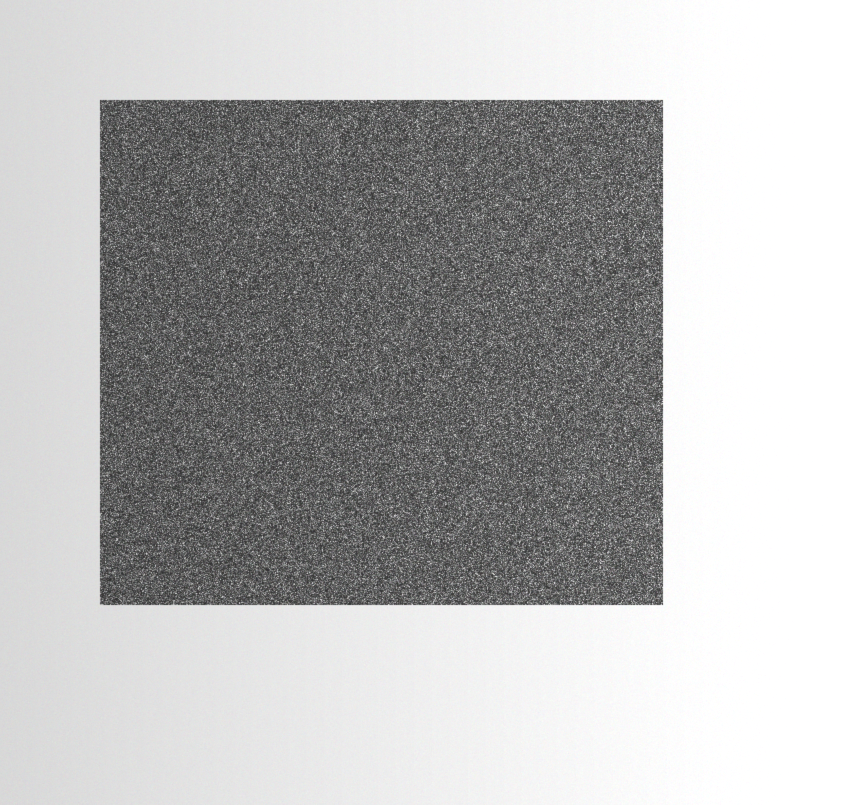
#> input picture benchmark_results/phase1_20250806_152504/datasets/synthetic_image_0000.png, 863 x 805 px
$ python -i benchmark_phase1_performance.py   (imports and definitions only)   (older library calls are emulated)
#> lines starting #> are read from the running program, lines starting #| are printed output that depends on the picture; after the words box and inside, x2 and y2 are one past the last pixel; in counts of white or black regions, pixels touching at a corner belong together
#> further down, picture is the input picture: shape (805, 863, 3); mean B, G, R 182.3, 182.3, 182.3
#!/usr/bin/env python3
"""
Phase 1: Performance Validation - Comprehensive Benchmarking Framework

This script implements comprehensive benchmarking for the ESNF Mat Analyzer to:
1. Test against simulated Rulers2023-style dataset (654 annotated images)
2. Compare with baseline methods (Digits Detection, Mark Frequency)
3. Validate mAPE/cm@768 metric and other performance indicators
4. Generate detailed performance reports

Author: ESNF Mat Analyzer Team
Date: August 2025
"""

import sys
import os
from pathlib import Path
import numpy as np
import cv2
import logging
import time
import json
import csv
from dataclasses import dataclass, asdict
from typing import Dict, List, Tuple, Optional, Any
import matplotlib.pyplot as plt
import seaborn as sns
from datetime import datetime
import pandas as pd

# Add project root to path
project_root = Path(__file__).parent
sys.path.insert(0, str(project_root))

from esnf_mat_analyzer.main import setup_dependencies
from esnf_mat_analyzer.config.config_manager import get_default_config

# Setup logging
# [8 lines not run here, left out]
logger = logging.getLogger(__name__)

@dataclass
class BenchmarkResult:
    """Container for benchmark results"""
    method_name: str
    processing_time: float
    memory_usage: float
    accuracy_metrics: Dict[str, float]
    uniformity_metrics: Dict[str, float]
    success_rate: float
    error_count: int
    dataset_size: int
    timestamp: str

@dataclass
class GroundTruthData:
    """Ground truth data for validation"""
    image_path: str
    ruler_present: bool
    expected_scale: Optional[float]  # pixels per mm
    expected_uniformity: Optional[float]
    mat_region: Optional[Tuple[int, int, int, int]]  # x, y, w, h
    quality_score: float  # 0-1, higher is better quality

class BaselineMethodsImplementation:
    """Implementation of baseline methods for comparison"""

    def __init__(self):
        self.logger = logging.getLogger(f"{__name__}.{self.__class__.__name__}")

    def digits_detection_method(self, image: np.ndarray, roi: Optional[Tuple] = None) -> Dict[str, float]:
        """
        Baseline method: Simple digits/edge detection for scale estimation
        Simulates traditional ruler detection based on digit recognition
        """
        start_time = time.time()

        # Convert to grayscale if needed
        if len(image.shape) == 3:
            gray = cv2.cvtColor(image, cv2.COLOR_BGR2GRAY)
        else:
            gray = image.copy()

        # Apply ROI if specified
        if roi:
            x, y, w, h = roi
            gray = gray[y:y+h, x:x+w]

        # Simple edge detection
        edges = cv2.Canny(gray, 50, 150)
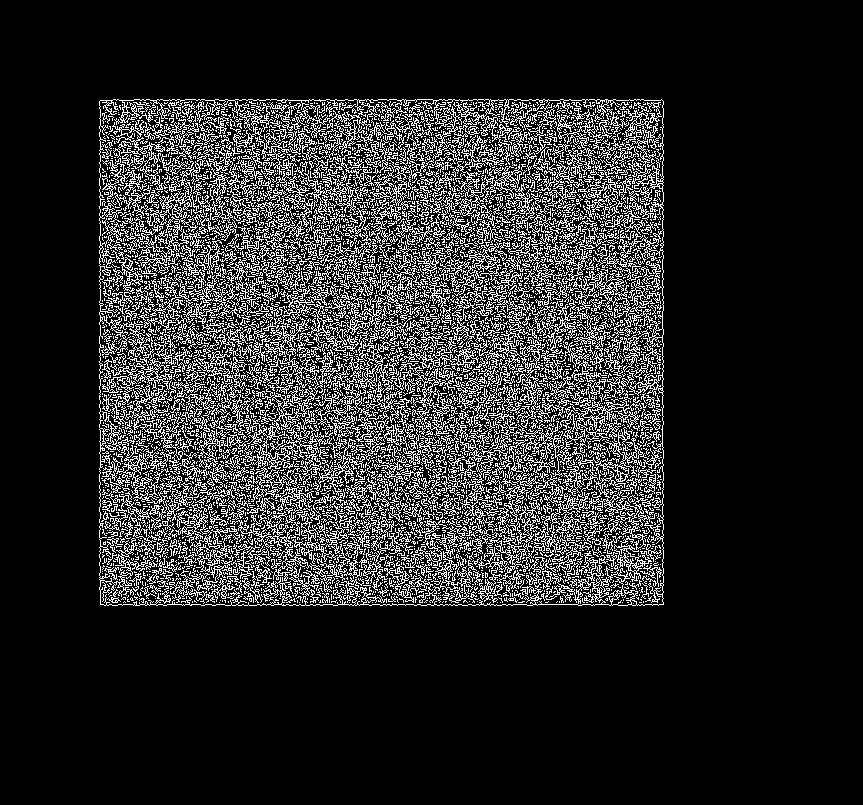
#> edges: shape (805, 863); 15.7% white in thin lines or dots, all inside (x1, y1, x2, y2) = (99, 99, 664, 606)

        # Find horizontal lines (ruler body)
        lines = cv2.HoughLinesP(edges, 1, np.pi/180, threshold=50,
                               minLineLength=100, maxLineGap=10)
#> lines = 662 rows, first 6: [322, 292, 635, 605], [205, 547, 652, 100], [160, 604, 663, 101], [169, 99, 660, 590], [148, 99, 653, 604], [165, 605, 659, 111]

        # Calculate simple metrics
        edge_density = np.sum(edges > 0) / edges.size
#> edge_density = 0.157
        line_count = len(lines) if lines is not None else 0
#> line_count = 662

        # Simple uniformity based on standard deviation
        uniformity = 1.0 / (1.0 + np.std(gray) / np.mean(gray))
#> uniformity = 0.717

        processing_time = time.time() - start_time

        return {
            'scale_estimate': line_count * 0.1,  # Rough estimate
            'uniformity_cv': np.std(gray) / np.mean(gray),
            'edge_density': edge_density,
            'processing_time': processing_time,
            'success': line_count > 0
        }

    # [75 lines left out: functions mark_frequency_method, _find_peaks_simple, _calculate_regularity, not called in this run]

class DatasetGenerator:
    """Generates synthetic datasets mimicking Rulers2023 characteristics"""

    # [232 lines left out: functions __init__, generate_rulers2023_style_dataset, _generate_single_image, _add_ruler_to_image, _add_mat_to_image, _add_realistic_artifacts and 2 more, not called in this run]

class PerformanceBenchmark:
    """Main benchmarking class"""

    # [420 lines left out: functions __init__, run_full_benchmark, _benchmark_esnf_analyzer, _benchmark_baseline_methods, _process_single_image_esnf, _calculate_comparative_metrics and 10 more, not called in this run]

# [2 lines not run here, left out]

>>> import cv2
>>> picture = cv2.imread('../../benchmark_results/phase1_20250806_152504/datasets/synthetic_image_0000.png')
>>> result = BaselineMethodsImplementation().digits_detection_method(picture)
#> result = {'scale_estimate': 66.2, 'uniformity_cv': 0.395, 'edge_density': 0.157, 'processing_time': 0.156, 'success': True}

$ run again, on benchmark_results/phase1_20250806_152504/datasets/synthetic_image_0004.png
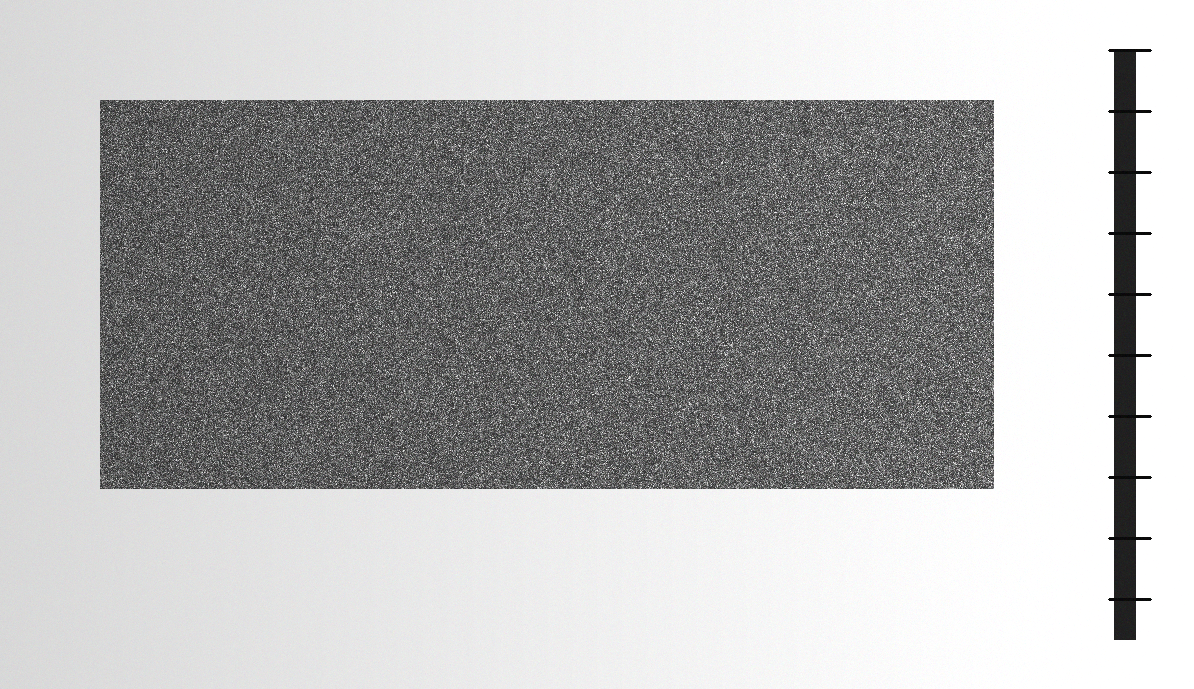
#> input picture benchmark_results/phase1_20250806_152504/datasets/synthetic_image_0004.png, 1194 x 689 px
#> picture is the input picture: shape (689, 1194, 3); mean B, G, R 176.5, 176.6, 176.5
#> in digits_detection_method, `edges = cv2.Canny(gray, 50, 150)`:
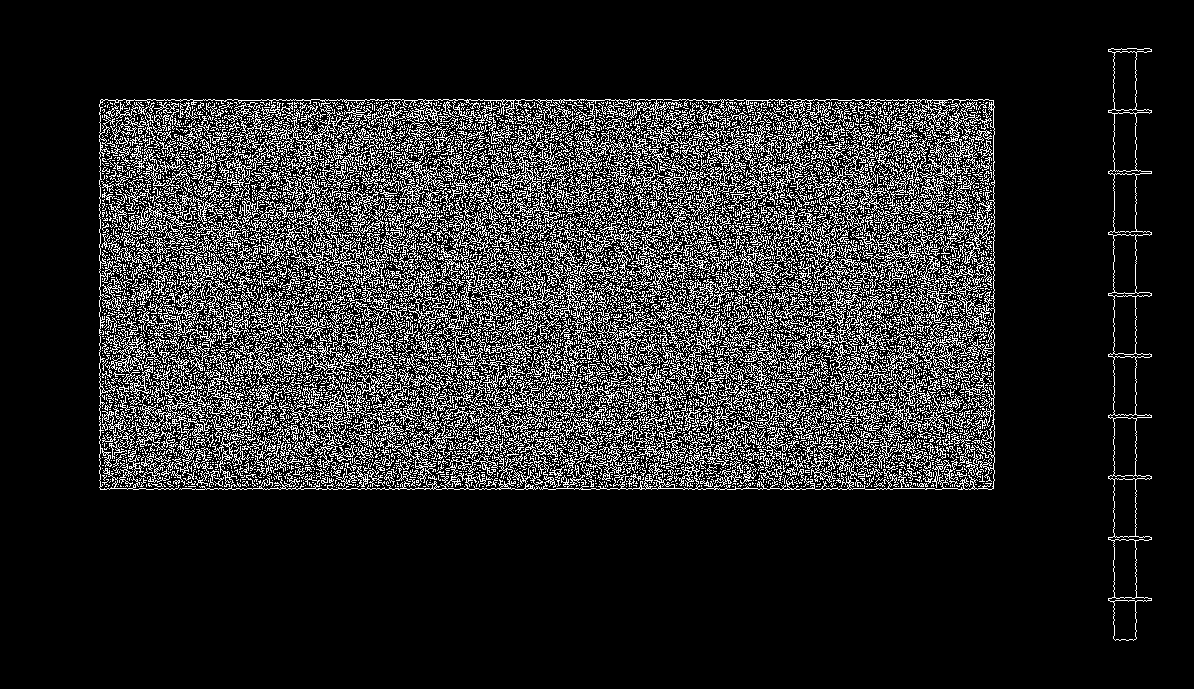
#> edges: shape (689, 1194); 16% white in thin lines or dots, all inside (x1, y1, x2, y2) = (99, 48, 1152, 641)
#> lines = 652 rows, first 6: [100, 100, 993, 100], [100, 488, 864, 488], [100, 248, 993, 357], [874, 310, 994, 336], [100, 478, 993, 369], [359, 221, 994, 232]
#> edge_density = 0.16
#> line_count = 652
#> uniformity = 0.698
#> result = {'scale_estimate': 65.2, 'uniformity_cv': 0.432, 'edge_density': 0.16, 'processing_time': 0.257, 'success': True}

$ run again, on benchmark_results/phase1_20250806_152504/datasets/synthetic_image_0006.png
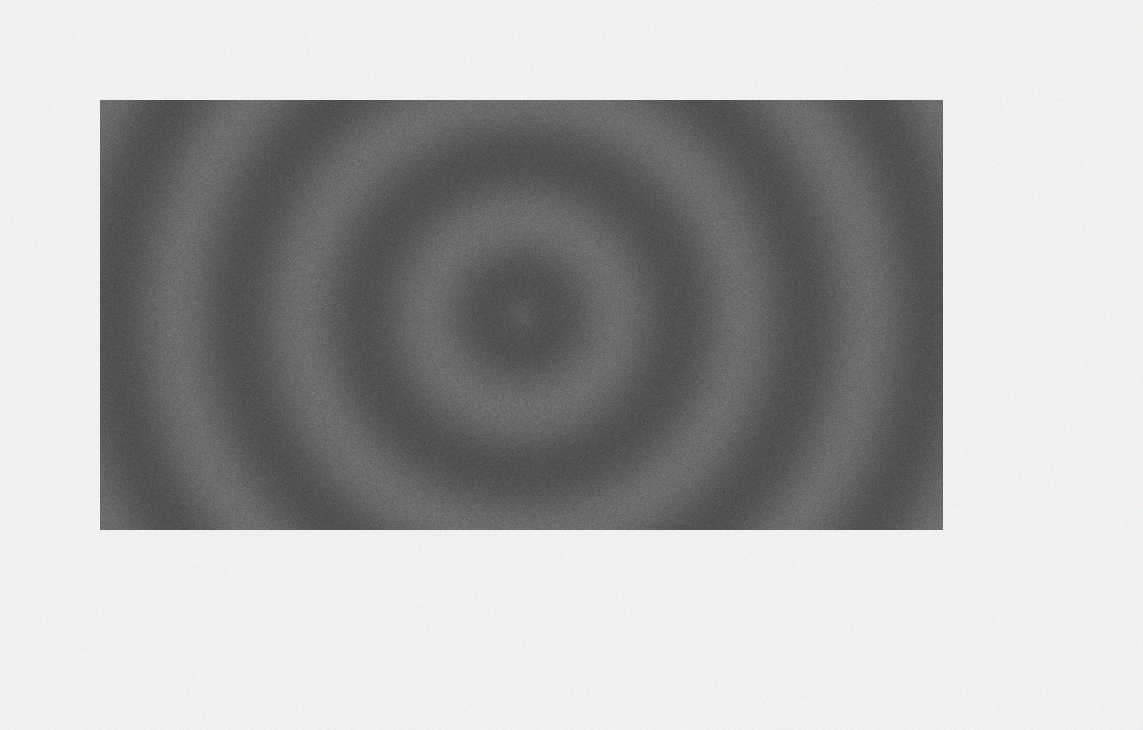
#> input picture benchmark_results/phase1_20250806_152504/datasets/synthetic_image_0006.png, 1143 x 730 px
#> picture is the input picture: shape (730, 1143, 3); mean B, G, R 176.4, 176.4, 176.4
#> in digits_detection_method, `edges = cv2.Canny(gray, 50, 150)`:
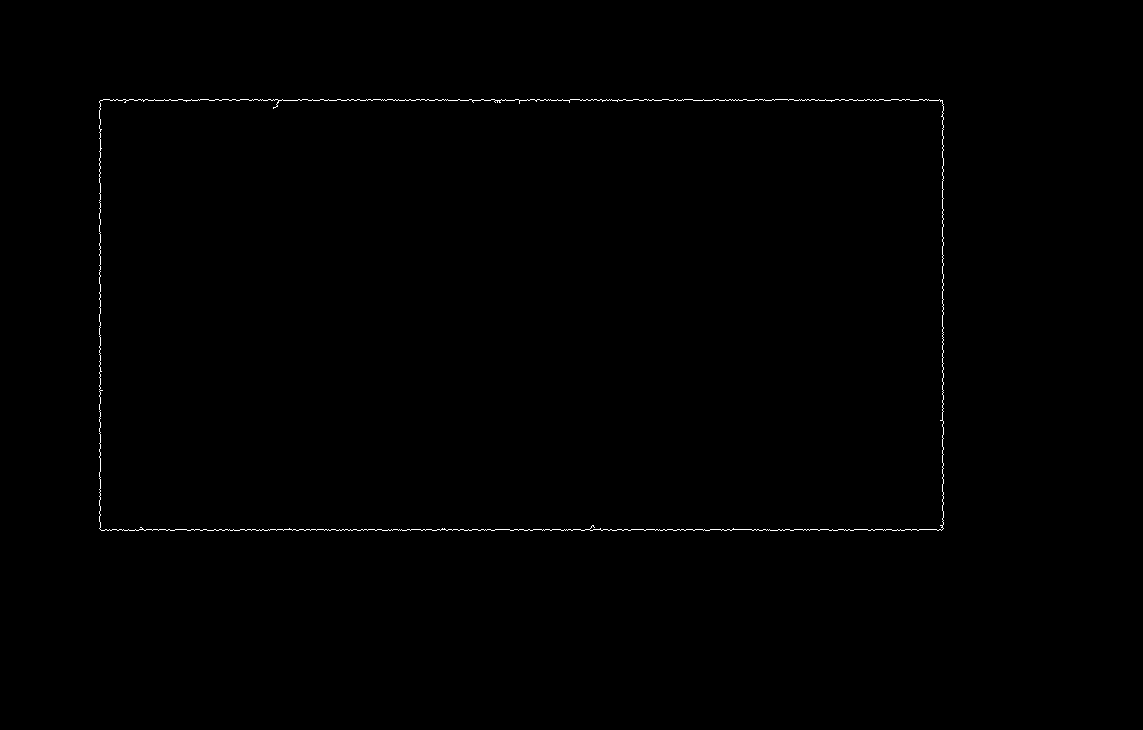
#> edges: shape (730, 1143); 0.31% white in thin lines or dots, all inside (x1, y1, x2, y2) = (99, 99, 944, 531)
#> lines = [[100, 100, 774, 100], [100, 529, 942, 529], [298, 99, 939, 99], [187, 530, 494, 530], [100, 527, 100, 103], [942, 527, 942, 100], [99, 457, 99, 151], [943, 528, 943, 327], [510, 530, 630, 530]]
#> edge_density = 0.00312
#> line_count = 9
#> uniformity = 0.707
#> result = {'scale_estimate': 0.9, 'uniformity_cv': 0.414, 'edge_density': 0.00312, 'processing_time': 0.0802, 'success': True}
